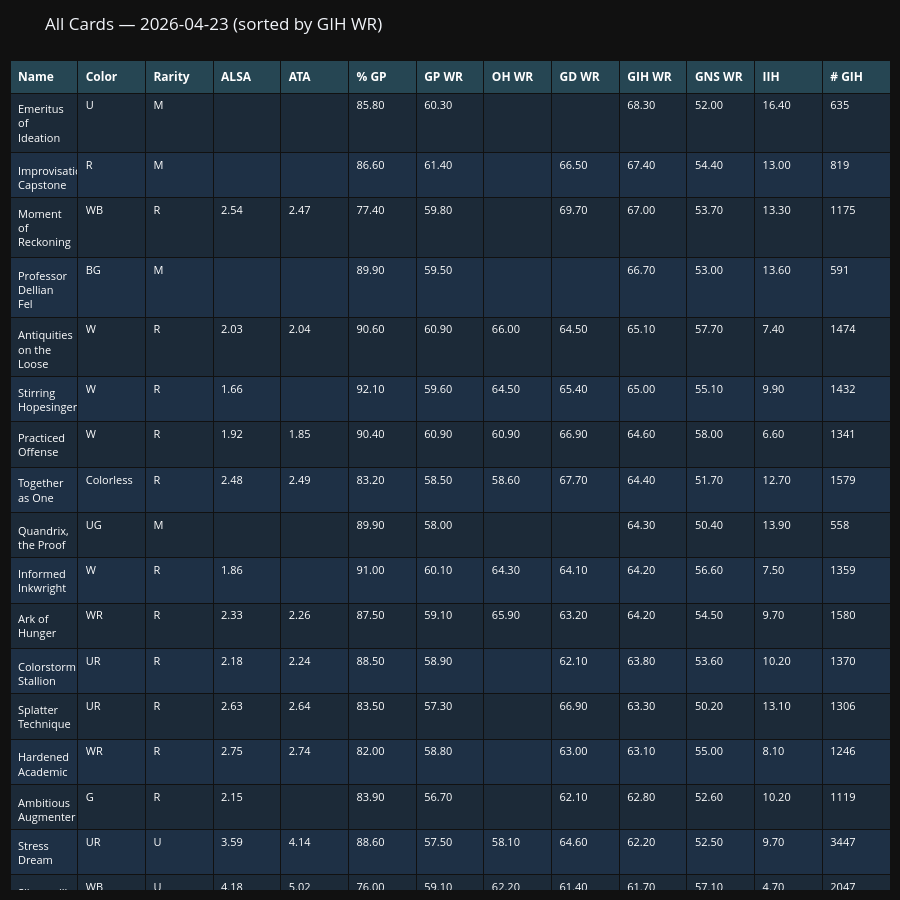

Notebook code for this chart:
### Markdown cell above
## Full Data Table (latest day)
Sortable view of all cards from the most recent file.

### Code cell
display_cols = [
    "Name", "Color", "Rarity", "ALSA", "ATA",
    "% GP", "GP WR", "OH WR", "GD WR", "GIH WR", "GNS WR", "IIH", "# GIH",
]

snapshot = (
    df_all[df_all["Date"] == df_all["Date"].max()]
    [[c for c in display_cols if c in df_all.columns]]
    .sort_values("GIH WR", ascending=False)
    .reset_index(drop=True)
)


def fmt(v):
    if isinstance(v, float):
        return f"{v:.2f}" if not pd.isna(v) else ""
    return str(v) if not pd.isna(v) else ""


fig = go.Figure(go.Table(
    header=dict(
        values=[f"<b>{c}</b>" for c in snapshot.columns],
        fill_color="#264653",
        font=dict(color="white", size=12),
        align="left",
    ),
    cells=dict(
        values=[[fmt(v) for v in snapshot[c]] for c in snapshot.columns],
        fill_color=[
            ["#1c2a38" if i % 2 == 0 else "#1e3045" for i in range(len(snapshot))]
            for _ in snapshot.columns
        ],
        font=dict(color="white", size=11),
        align="left",
        height=24,
    ),
))
fig.update_layout(
    title=f"All Cards — {pd.Timestamp(df_all['Date'].max()).date()} (sorted by GIH WR)",
    template="plotly_dark",
    height=min(900, 30 * len(snapshot) + 120),
    margin=dict(t=60, l=10, r=10, b=10),
)
fig.show()

### Figure 1 — Plotly figure (JSON) as saved in the notebook; plotly's stock layout.template omitted (floating-point values rounded to 4 significant figures; data arrays with more than 128 entries replaced by an {"elided": "..."} marker saying what was removed)
{"data": [{"cells": {"align": "left", "fill": {"color": {"elided": "13x341 str values"}}, "font": {"color": "white", "size": 11}, "height": 24, "values": {"elided": "13x341 str values"}}, "header": {"align": "left", "fill": {"color": "#264653"}, "font": {"color": "white", "size": 12}, "values": ["<b>Name</b>", "<b>Color</b>", "<b>Rarity</b>", "<b>ALSA</b>", "<b>ATA</b>", "<b>% GP</b>", "<b>GP WR</b>", "<b>OH WR</b>", "<b>GD WR</b>", "<b>GIH WR</b>", "<b>GNS WR</b>", "<b>IIH</b>", "<b># GIH</b>"]}, "type": "table"}], "layout": {"height": 900, "margin": {"b": 10, "l": 10, "r": 10, "t": 60}, "title": {"text": "All Cards — 2026-04-23 (sorted by GIH WR)"}}}
